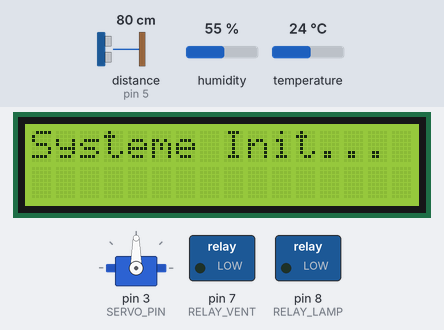
Bench run of a sketch on a simulated Arduino Uno, built with avr-gcc and run on an emulated ATmega328P. On the bench: 16×2 character LCD, servo, switched loads named in the sketch (green lamp = pin HIGH). Wiring (inferred from the names in the program): ultrasonic range finder: trigger pin 4; echo pin 5. The inputs (shaded band) are chosen by the test bench; at power-on: distance to the obstacle (sensor on pin 5) 80 cm, humidity 55 %, temperature 24 °C. The echo pulse lasts 58.3 µs per cm; pins used as bus, display or sensor lines are not drawn; what the sketch prints to the serial monitor is not drawn.

Above: at 0.1 s.
At 2.2 s:
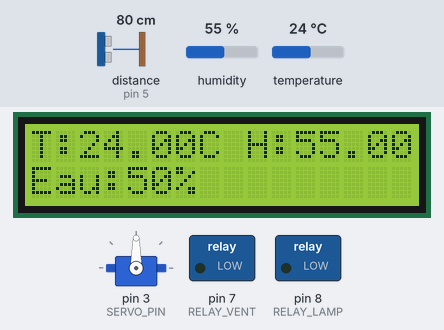
At 3.2 s:
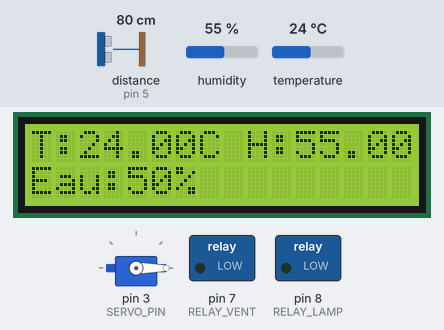
At 5.2 s:
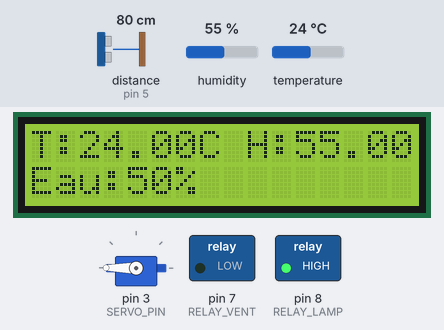
Timing chart, 0 to 6.7 s (numbered marks = the images above):
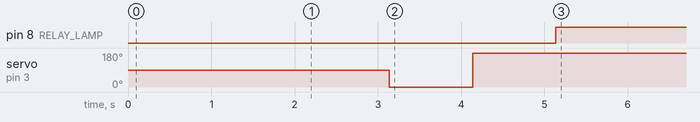

Measured:
- by itself, pin 8 (RELAY_LAMP): LOW → HIGH at 5.1 s
- by itself, servo on pin 3 (SERVO_PIN): 90° → 0° at 3.1 s, → 180° 1.0 s later

The sketch:

iot.ino
```cpp
 #include <Wire.h>
#include <LiquidCrystal_I2C.h>
#include <DHT.h>
#include <Servo.h>

// --- Définition des broches ---
#define RELAY_VENT 7
#define RELAY_LAMP 8
#define TRIG_PIN 4
#define ECHO_PIN 5
#define DHTPIN 6
#define WATER_PIN A0
#define SERVO_PIN 3
#define DHTTYPE DHT11

// --- Initialisation des modules ---
DHT dht(DHTPIN, DHTTYPE);
LiquidCrystal_I2C lcd(0x27, 16, 2);
Servo monServo;

void setup() {
  // Initialisation LCD
  lcd.begin(16, 2);
  lcd.backlight();
  lcd.setCursor(0, 0);
  lcd.print("Systeme Init...");

  // Initialisation des modules
  Serial.begin(9600);
  dht.begin();
  monServo.attach(SERVO_PIN);

  pinMode(TRIG_PIN, OUTPUT);
  pinMode(ECHO_PIN, INPUT);
  pinMode(RELAY_VENT, OUTPUT);
  pinMode(RELAY_LAMP, OUTPUT);

  // Éteindre relais au départ
  digitalWrite(RELAY_VENT, LOW);
  digitalWrite(RELAY_LAMP, LOW);

  delay(2000);
  lcd.clear();
}

void loop() {
  // --- Lecture température et humidité ---
  float temp = dht.readTemperature();
  float hum = dht.readHumidity();

  Serial.print("Temp: ");
  Serial.print(temp);
  Serial.print(" °C | Hum: ");
  Serial.print(hum);
  Serial.println(" %");

  lcd.setCursor(0, 0);
  lcd.print("T:");
  lcd.print(temp);
  lcd.print("C H:");
  lcd.print(hum);
  lcd.print("% ");

  // --- Lecture niveau d'eau ---
  int waterValue = analogRead(WATER_PIN);
  int volumePourcent = map(waterValue, 0, 1023, 0, 100);

  Serial.print("Niveau d'eau : ");
  Serial.print(volumePourcent);
  Serial.println(" %");

  lcd.setCursor(0, 1);
  lcd.print("Eau:");
  lcd.print(volumePourcent);
  lcd.print("% ");

  delay(1000);

  // --- Mesure distance à l'ultrason ---
  digitalWrite(TRIG_PIN, LOW);
  delayMicroseconds(2);
  digitalWrite(TRIG_PIN, HIGH);
  delayMicroseconds(10);
  digitalWrite(TRIG_PIN, LOW);

  long duration = pulseIn(ECHO_PIN, HIGH);
  int distance = duration * 0.034 / 2;

  Serial.print("Distance: ");
  Serial.print(distance);
  Serial.println(" cm");

  // --- Mouvement du servo moteur ---
  monServo.write(0);
  delay(1000);
  monServo.write(180);
  delay(1000);

  // --- Commande relais lampe et ventilateur ---
  digitalWrite(RELAY_LAMP, HIGH); // Allume la lampe
  digitalWrite(RELAY_VENT, LOW);  // Éteint le ventilateur
  delay(1000000);

  digitalWrite(RELAY_LAMP, LOW);  // Éteint la lampe
  digitalWrite(RELAY_VENT, HIGH); // Allume le ventilateur
  delay(100000);
}
```
